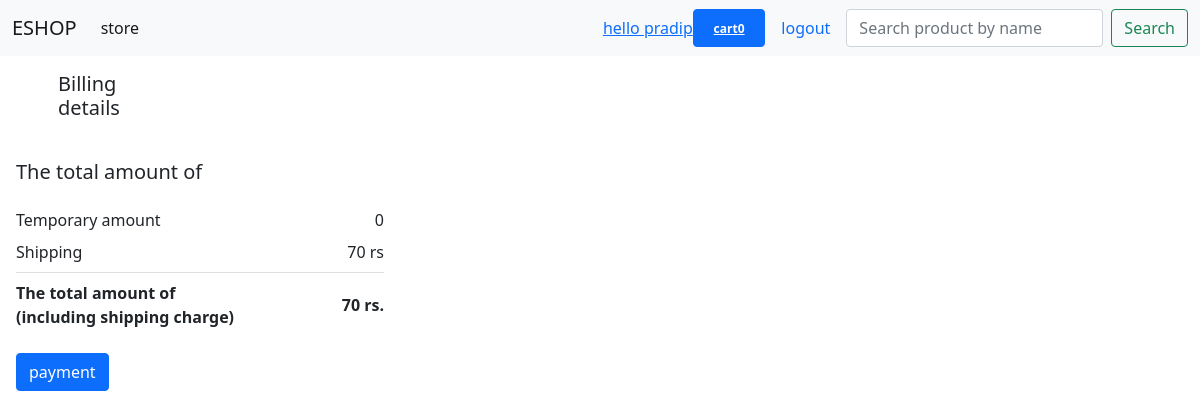
Page /checkout/ (signed in) on the earlier database version.
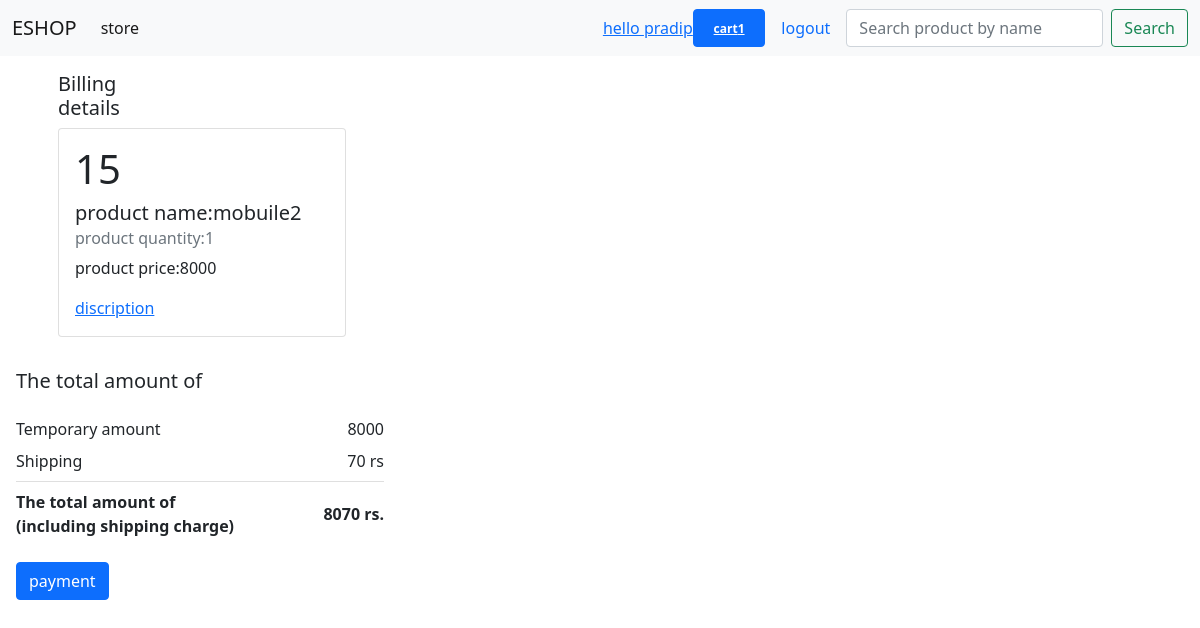
Same page on the later database version.
### eshop/models.py (models this page shows, shortened)
class Cart (models.Model):
    user = models.ForeignKey(User,on_delete=models.CASCADE)
    product = models.ForeignKey('Product',on_delete=models.CASCADE)
    quantity = models.PositiveIntegerField(default=1)

class Product (models.Model):
    name = models.CharField(max_length=70)
    price = models.PositiveIntegerField()
    category = models.ForeignKey('Category',on_delete=models.CASCADE,null=True)
    discription = models.TextField()
    image = models.ImageField(upload_to='productimg',null=True)

### eshop/views.py (the view)
# urls.py: path('checkout/', views.checkout, name='checkout'),
@login_required(login_url='/login/')
def checkout(request):
    if request.user.is_authenticated:
        custid = request.GET.get('custid')
        print(custid,"----------------------------------------------------------")
        user = request.user
        cart = Cart.objects.filter(user=user)
        sum=0
        for c in cart:
            print(c)
            quantity = c.quantity
            price = c.product.price * quantity
            print(quantity)
            print((price))
            sum = sum+price
            print(sum)
        total = sum+70
        address = Address.objects.filter(customers_id=custid)
        context = {'cart': cart,'sum': sum,'total': total,'address': address}
        return render(request, 'checkout.html',context)

### templates/checkout.html (shortened to what this page needs)
{% extends 'base.html'%}
{% block content %}
<div class="container">
    <div class="row">
        <div class="col-sm-6">
            <div class="row">
                <div class="col-sm-3">
                    <div class="card-body">
                        <h5 class="mb-2">Billing details</h5>
                        {% for item in cart %}
                        <div class="card" style="width: 18rem;">
                            <div class="card-body">
                                <h1>{{item.product.id}}</h1>
                                <h5 class="card-title">product name:{{item.product.name}}</h5>
                                <h6 class="card-subtitle mb-2 text-muted">product quantity:{{item.quantity}}</h6>
                                <p class="card-text">product price:{{item.product.price}}</p>
                                <a href="#" class="card-link">discription</a>
                            </div>
                         {% endfor %}
                        </div>
                    </div>
                </div>
                <div class="col-sm-3">
                    </div>
                </div>
            </div>
        </div>
    </div>
        <div class="col-sm-4">
            <div class="card-body">
                <h5 class="mb-3">The total amount of</h5>
                <ul class="list-group list-group-flush">
                    <li class="list-group-item d-flex justify-content-between align-items-center border-0 px-0 pb-0">
                        Temporary amount
                        <span>{{sum}}</span>
                    </li>
                    <li class="list-group-item d-flex justify-content-between align-items-center px-0">
                        Shipping
                        <span>70 rs</span>
                    </li>
                    <li class="list-group-item d-flex justify-content-between align-items-center border-0 px-0 mb-3">
                        <div>
                            <strong>The total amount of</strong>
                            <strong>
                                <p class="mb-0">(including shipping charge)</p>
                            </strong>
                        </div>
                        <span><strong>{{total}} rs.</strong></span>
                    </li>
                </ul>
                <form action="/payment_done">
                    <button type="submit" class="btn btn-primary btn-block waves-effect waves-light">payment</button>
                </form>
                <body>
                </body>
            </div>
        </div>
{% endblock %}

### templates/base.html (shortened to what this page needs)
<!DOCTYPE html>
<html lang="en">
<head>
</head>
<body>
<!doctype html>
<html lang="en">
<head>
    <link href="https://cdn.jsdelivr.net/npm/bootstrap@5.0.2/dist/css/bootstrap.min.css" rel="stylesheet">
</head>
<body>
<nav class="navbar navbar-expand-lg navbar-light bg-light">
    <div class="container-fluid">
        <a class="navbar-brand" href="/">ESHOP</a>
        <div class="collapse navbar-collapse" id="navbarSupportedContent">
            <ul class="navbar-nav me-auto mb-2 mb-lg-0">
                <li class="nav-item">
                    <a class="nav-link active" aria-current="page" href="/store">store</a>
                </li>
            </ul>
            {% if request.user.is_authenticated %}
            <a href="/profile">hello {{user}}</a>
            <form action="/cart" method="get">
                <button type="button" class="btn btn-primary">
                <a class="badge badge-dark" href="/cart">cart{{cart.count}}</a>
                 </button>
            </form>
            <div class="nav-item">
                <a class="nav-link active" href="/userlogout" tabindex="-1" aria-disabled="true">logout</a>
            </div>
            {% endif %}
            <form class="d-flex" action="/store">
                <input class="form-control me-2" type="search" name="search" placeholder="Search product by name" aria-label="Search">
                <button class="btn btn-outline-success" type="submit">Search</button>
            </form>
        </div>
    </div>
</nav>
{% block content %}
{% endblock %}
</body>
</html>
</body>
</html>

Differences in the rows shown:
added Cart: product.id "15", product.name "mobuile2", quantity "1", product.price "8000"
Other differences:
{{ cart.count }}: "0" → "1"
{{ sum }}: "0" → "8000"
{{ total }}: "70" → "8070"
